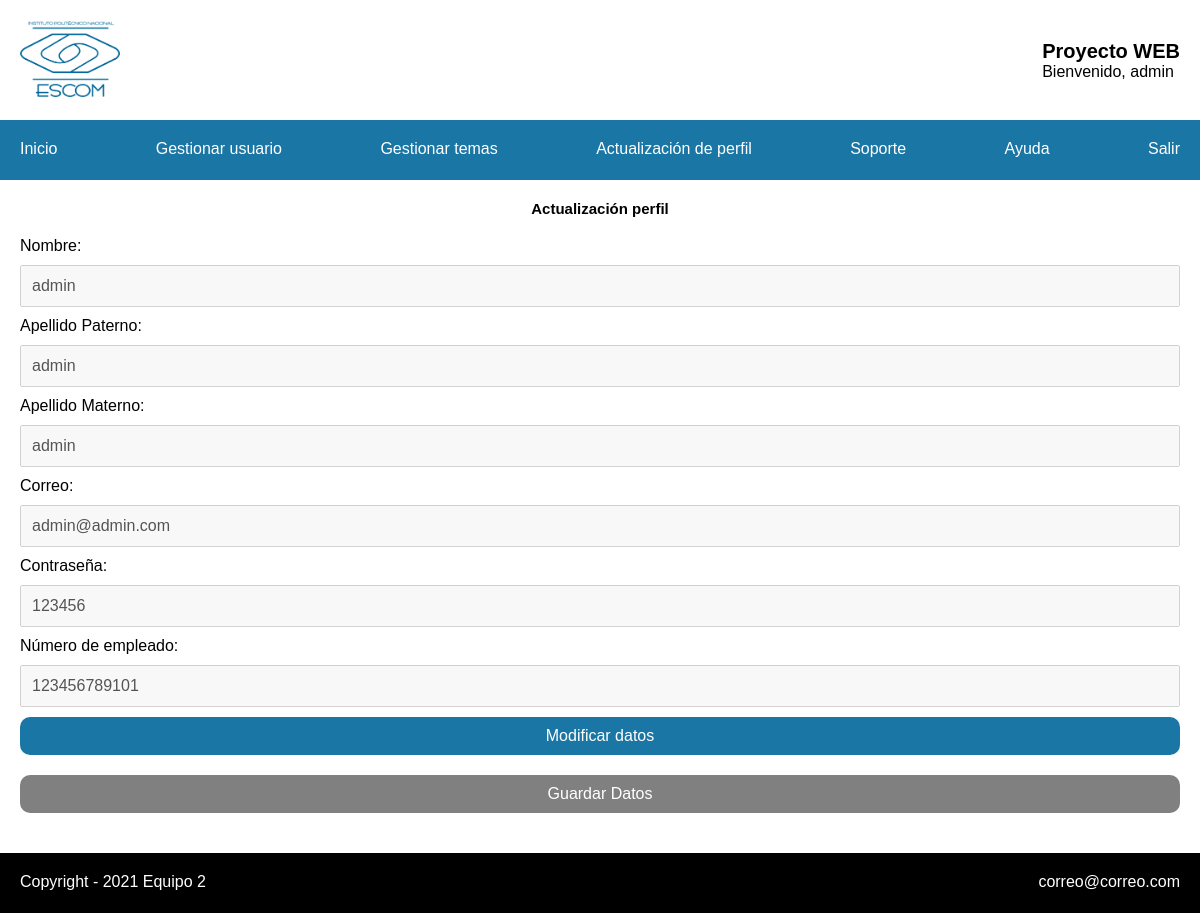
Screenshot of /admin/actualizacionPerfil.php (signed in) with the database file from the repository.
### tables this page shows
CREATE TABLE `administrador` (
  `idAdministrador` int NOT NULL AUTO_INCREMENT,
  `nombre` varchar(20) NOT NULL,
  `apellidoPaterno` varchar(20) NOT NULL,
  `apellidoMaterno` varchar(20) NOT NULL,
  `correo` varchar(45) NOT NULL,
  `clave` varchar(45) NOT NULL,
  `numEmpleado` varchar(12) NOT NULL,
  PRIMARY KEY (`idAdministrador`)
);

### admin/actualizacionPerfil.php (the view, shortened to what this page needs)
<?php
include "header.php";
?>
<?php
$db = conectarDb();
$correo = $_SESSION['correo'];
$query = "SELECT * FROM administrador WHERE correo = '${correo}'";
$resultado = mysqli_query($db, $query) or die(mysqli_error($db));
?>
    <main class="admin actualizacion">
        <div class="principal">
            <h2>Actualización perfil</h2>
            <form  method="POST" id="modificarPerfilAdmin" disable>
                <?php while( $administrador = mysqli_fetch_assoc($resultado) ): ?>
                    <label for="nombre">Nombre:</label>
                    <input disabled="true" value="<?php echo $administrador['nombre']; ?>" type="text" name="nombre" id="nombre">
                    <label for="apellidoPaterno">Apellido Paterno:</label>
                    <input disabled="true" value="<?php echo $administrador['apellidoPaterno']; ?>" type="text" name="apellidoPaterno" id="apellidoPaterno">
                    <label for="apellidoMaterno">Apellido Materno:</label>
                    <input disabled="true" value="<?php echo $administrador['apellidoMaterno']; ?>" type="text" name="apellidoMaterno" id="apellidoMaterno">
                    <label for="correo">Correo:</label>
                    <input disabled="true" value="<?php echo $administrador['correo']; ?>" type="email" name="correo" id="correo">
                    <label for="password">Contraseña:</label>
                    <input disabled="true" value="<?php echo $administrador['clave']; ?>" type="text" name="password" id="password">
                    <label for="numEmpleado">Número de empleado:</label>
                    <input disabled="true" value="<?php echo $administrador['numEmpleado']; ?>" type="number" name="numEmpleado" id="numEmpleado">
                <?php endwhile; ?>
                <button id="modificar" type="button" onclick="habilitarInputs()">Modificar datos</button>
                <button id="submit" type="submit" disabled>Guardar Datos</button>
            </form>
        </div>
    </main>
<?php
include "footer.php";
?>

### src/css/app.css (style rules this page uses)
:root { --negro: black; --blanco: white; --azul: #1a76a4; --azul-transparente: #1a76a44a; --azul-darken: #0c3a52; --verde: #77dd77; --rojo: #ff6961; }
* { margin: 0; padding: 0; box-sizing: border-box; }
html { font-family: sans-serif; font-size: 62.5%; }
button { width: 100%; padding: 10px; background-color: var(--azul); font-family: inherit; color: var(--blanco); font-size: 1.6rem; border: none; border-radius: 10px; cursor: pointer; }
button:disabled { background-color: gray; cursor: auto; }
input, select { margin-bottom: 10px; padding: 10px; font-size: 1.6rem; }
label { font-size: 1.6rem; text-align: start; margin-bottom: 10px; }
body { width: 100%; height: 100vh; display: grid; grid-template-rows: 120px 60px auto 60px; }
main { display: grid; grid-template-columns: 80% auto; }
main .principal { padding: 20px; display: flex; flex-direction: column; gap: 20px; overflow: scroll; }
main .principal h2 { text-align: center; }

### src/css/admin.css (style rules this page uses)
:root { --negro: black; --blanco: white; --azul: #1a76a4; --azul-transparente: #1a76a44a; --azul-darken: #0c3a52; }
main.admin { display: grid; grid-template-columns: 1fr; }
main.admin.actualizacion .principal form { display: flex; flex-direction: column; }
main.admin.actualizacion .principal form button { margin-bottom: 20px; }

### rows the page displays
administrador: nombre "admin", apellidoPaterno "admin", apellidoMaterno "admin", correo "admin@admin.com", password "123456", numEmpleado "123456789101"

### other values shown
$_SESSION['nombre'] "admin"
